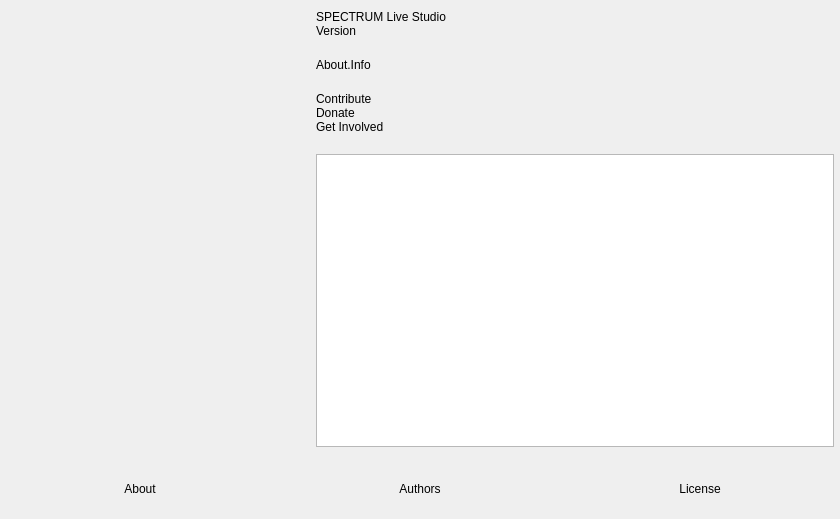
<?xml version="1.0" encoding="UTF-8"?>
<ui version="4.0">
 <class>OBSAbout</class>
 <widget class="QWidget" name="OBSAbout">
  <property name="geometry">
   <rect>
    <x>0</x>
    <y>0</y>
    <width>840</width>
    <height>519</height>
   </rect>
  </property>
  <property name="windowTitle">
   <string>About</string>
  </property>
  <layout class="QVBoxLayout" name="verticalLayout_2">
   <property name="leftMargin">
    <number>0</number>
   </property>
   <property name="topMargin">
    <number>0</number>
   </property>
   <property name="rightMargin">
    <number>0</number>
   </property>
   <property name="bottomMargin">
    <number>0</number>
   </property>
   <item>
    <layout class="QHBoxLayout" name="horizontalLayout_2">
     <property name="spacing">
      <number>30</number>
     </property>
     <property name="leftMargin">
      <number>30</number>
     </property>
     <property name="topMargin">
      <number>10</number>
     </property>
     <property name="rightMargin">
      <number>6</number>
     </property>
     <property name="bottomMargin">
      <number>6</number>
     </property>
     <item>
      <widget class="QLabel" name="icon">
       <property name="minimumSize">
        <size>
         <width>256</width>
         <height>256</height>
        </size>
       </property>
       <property name="maximumSize">
        <size>
         <width>256</width>
         <height>256</height>
        </size>
       </property>
       <property name="text">
        <string/>
       </property>
       <property name="pixmap">
        <pixmap>:res/images/spectrum.png</pixmap>
       </property>
       <property name="scaledContents">
        <bool>true</bool>
       </property>
      </widget>
     </item>
     <item>
      <layout class="QVBoxLayout" name="verticalLayout">
       <property name="spacing">
        <number>0</number>
       </property>
       <item>
        <widget class="QLabel" name="name">
         <property name="text">
          <string notr="true">SPECTRUM Live Studio</string>
         </property>
        </widget>
       </item>
       <item>
        <widget class="QLabel" name="version">
         <property name="text">
          <string notr="true">Version</string>
         </property>
        </widget>
       </item>
       <item>
        <spacer name="verticalSpacer_2">
         <property name="orientation">
          <enum>Qt::Orientation::Vertical</enum>
         </property>
         <property name="sizeType">
          <enum>QSizePolicy::Policy::Fixed</enum>
         </property>
         <property name="sizeHint" stdset="0">
          <size>
           <width>20</width>
           <height>20</height>
          </size>
         </property>
        </spacer>
       </item>
       <item>
        <widget class="QLabel" name="info">
         <property name="text">
          <string>About.Info</string>
         </property>
         <property name="wordWrap">
          <bool>true</bool>
         </property>
        </widget>
       </item>
       <item>
        <spacer name="verticalSpacer_3">
         <property name="orientation">
          <enum>Qt::Orientation::Vertical</enum>
         </property>
         <property name="sizeType">
          <enum>QSizePolicy::Policy::Fixed</enum>
         </property>
         <property name="sizeHint" stdset="0">
          <size>
           <width>20</width>
           <height>20</height>
          </size>
         </property>
        </spacer>
       </item>
       <item>
        <widget class="QLabel" name="contribute">
         <property name="text">
          <string notr="true">Contribute</string>
         </property>
         <property name="wordWrap">
          <bool>true</bool>
         </property>
        </widget>
       </item>
       <item>
        <widget class="QLabel" name="donate">
         <property name="text">
          <string notr="true">Donate</string>
         </property>
        </widget>
       </item>
       <item>
        <widget class="QLabel" name="getInvolved">
         <property name="text">
          <string notr="true">Get Involved</string>
         </property>
        </widget>
       </item>
       <item>
        <spacer name="verticalSpacer">
         <property name="orientation">
          <enum>Qt::Orientation::Vertical</enum>
         </property>
         <property name="sizeType">
          <enum>QSizePolicy::Policy::Fixed</enum>
         </property>
         <property name="sizeHint" stdset="0">
          <size>
           <width>20</width>
           <height>20</height>
          </size>
         </property>
        </spacer>
       </item>
       <item>
        <widget class="QTextBrowser" name="textBrowser">
         <property name="openExternalLinks">
          <bool>true</bool>
         </property>
        </widget>
       </item>
      </layout>
     </item>
    </layout>
   </item>
   <item>
    <widget class="QFrame" name="widget">
     <property name="minimumSize">
      <size>
       <width>0</width>
       <height>60</height>
      </size>
     </property>
     <layout class="QHBoxLayout" name="horizontalLayout">
      <property name="spacing">
       <number>0</number>
      </property>
      <property name="leftMargin">
       <number>0</number>
      </property>
      <property name="topMargin">
       <number>0</number>
      </property>
      <property name="rightMargin">
       <number>0</number>
      </property>
      <property name="bottomMargin">
       <number>0</number>
      </property>
      <item>
       <widget class="ClickableLabel" name="about">
        <property name="text">
         <string>About</string>
        </property>
        <property name="alignment">
         <set>Qt::AlignmentFlag::AlignCenter</set>
        </property>
       </widget>
      </item>
      <item>
       <widget class="ClickableLabel" name="authors">
        <property name="text">
         <string>Authors</string>
        </property>
        <property name="alignment">
         <set>Qt::AlignmentFlag::AlignCenter</set>
        </property>
       </widget>
      </item>
      <item>
       <widget class="ClickableLabel" name="license">
        <property name="text">
         <string>License</string>
        </property>
        <property name="alignment">
         <set>Qt::AlignmentFlag::AlignCenter</set>
        </property>
       </widget>
      </item>
     </layout>
    </widget>
   </item>
  </layout>
 </widget>
 <customwidgets>
  <customwidget>
   <class>ClickableLabel</class>
   <extends>QLabel</extends>
   <header>components/ClickableLabel.hpp</header>
  </customwidget>
 </customwidgets>
 <resources/>
 <connections/>
</ui>
